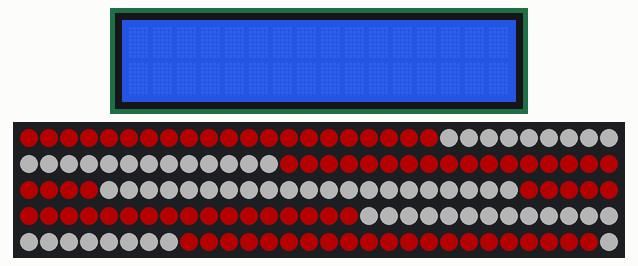
Recording of a sketch running on a simulated Arduino Uno, built with avr-gcc and run on an emulated ATmega328P. Parts: 16×2 character LCD, 150 RGB LEDs in strip order, left to right, continuing on the next row. Dim RGB values are drawn brighter than linear; random numbers use the default seed unless the sketch sets one.

Above: at 3.23 s.
At 7.76 s:
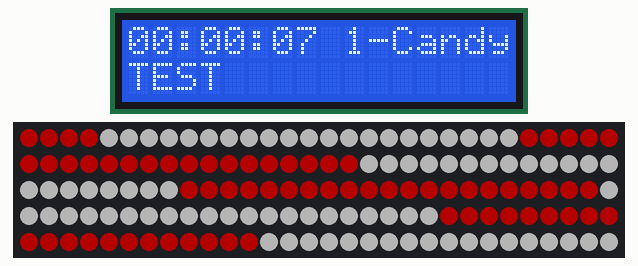
At 12.3 s:
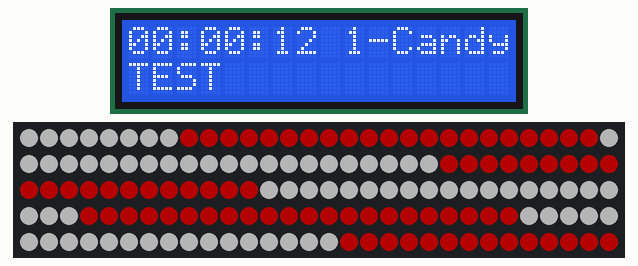
At 21.38 s:
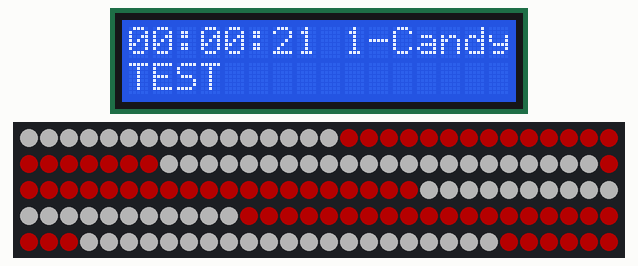
At 30.46 s:
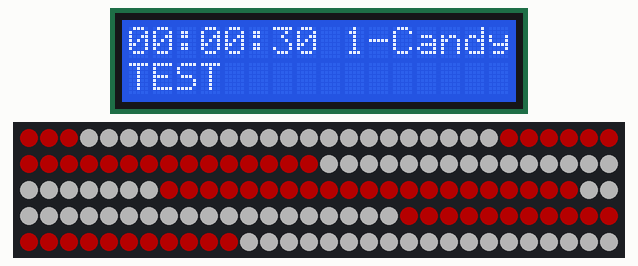
At 39.84 s:
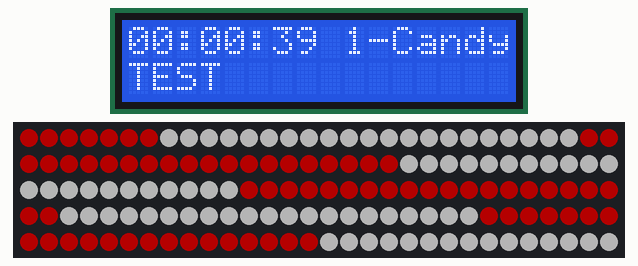

The sketch:

winterWindow.ino
```cpp
// ------------------------------------------------------------------------------------------------------------------------
// https://randomnerdtutorials.com/guide-for-ws2812b-addressable-rgb-led-strip-with-arduino/
// http://fastled.io/
// ------------------------------------------------------------------------------------------------------------------------
#include <FastLED.h>
#include <LiquidCrystal.h>

// ========================================================================================================================
// GLOBAL
// ========================================================================================================================
// Global variables
TBlendType    currentBlending;
CRGBPalette16 currentPalette;
String        currentPaletteName;
int           currentPalettePointer = 0;

String PALETTE_GLOW      = "Glow";
String PALETTE_CANDYCANE = "Candy Cane";
String PALETTE_COLORFUL  = "Colorful";
String PALETTE_HOLIDAY   = "Holiday";
String PALETTE_CHASE     = "Chase";
String PALETTE_SPARKLES  = "Sparkles";

// ========================================================================================================================
// INITIALIZE HARDWARE
// ========================================================================================================================

// ------------------------------------------------------------------------------------------------------------------------
// INIT : WS2812B Multi-Color Strip
// ------------------------------------------------------------------------------------------------------------------------
// Wire configuration
// -[GND] Connects to ground
// -[DI]  (LED PIN) Add a 220 or 470 Ohm resistor between the Arduino digital output pin and the strip data input pin to
//        reduce noise on that line.
// -[5V]  Connects to a +5V power supply
// ------------------------------------------------------------------------------------------------------------------------
#define UPDATES_PER_SECOND 100
#define NUM_LEDS           150
CRGB leds[NUM_LEDS];
#define BRIGHTNESS         64
#define LED_TYPE           WS2812B
#define COLOR_ORDER        GRB

// Pin assignments
#define FAST_LED_PIN        2

// ------------------------------------------------------------------------------------------------------------------------
// INIT : LCD1602 LCD Screen
// ------------------------------------------------------------------------------------------------------------------------
// -[VSS]   Connects to ground                 Powers the LCDs
// -[VDD]   Connects to a +5V power supply     Powers the LCDs
// -[VO]    Connects to a (10k) Potentiometer  Adjusts the contrast of LCD1602
// -[RS]    (see below)                        (LCD_REGISTER_SELECT) A register select pin that controls where in the LCD’s
//                                             memory you are writing data to. You can select either the data register,
//                                             which holds what goes on the screen, or an instruction register, which is
//                                             where the LCD’s controller looks for instructions on what to do next.
// -[R/W]   Connects to ground                 A Read/Write pin that selects reading mode or writing mode
// -[E]     (see below)                        (LCD_ENABLING_PIN) An enabling pin that, when supplied with low-level energy,
//                                             causes the LDC module to execute relevant instructions.
// -[D0-D7] (see below)                        Pins that read and write data
// -[A]     Connects to a +5V power supply     Powers the LCD backlight
// -[K]     Connects to ground                 Powers the LCD backlight
// ------------------------------------------------------------------------------------------------------------------------
#define LCD_COLUMNS         16
#define LCD_ROWS            2

// Pin assignments
#define LCD_REGISTER_SELECT 7
#define LCD_ENABLING_PIN    8
#define LCD_D4              9
#define LCD_D5              10
#define LCD_D6              11
#define LCD_D7              12

LiquidCrystal lcd(LCD_REGISTER_SELECT, LCD_ENABLING_PIN, LCD_D4, LCD_D5, LCD_D6, LCD_D7);

// ========================================================================================================================
// MAIN
// ========================================================================================================================

// ------------------------------------------------------------------------------------------------------------------------
// setup
// ------------------------------------------------------------------------------------------------------------------------
void setup()
{
  delay( 3000 ); // power-up safety delay

  // Setup WS2812B Strip
  FastLED.addLeds<LED_TYPE, FAST_LED_PIN, COLOR_ORDER>(leds, NUM_LEDS).setCorrection( TypicalLEDStrip );
  FastLED.setBrightness(  BRIGHTNESS );

  // Setup LCD Screen
  lcd.begin(LCD_COLUMNS, LCD_ROWS);
}

// ------------------------------------------------------------------------------------------------------------------------
// loop
// ------------------------------------------------------------------------------------------------------------------------
void loop()
{
  String paletteOutput = PalettePicker();

  static uint8_t startIndex = 0;
  startIndex = startIndex + 1;
  FillLEDsFromPaletteColors( startIndex);

  FastLED.show();
  FastLED.delay(1000 / UPDATES_PER_SECOND);

  String secondRow = "TEST";
  OutputLCD(paletteOutput, secondRow);
}

// ========================================================================================================================
// FUNCTIONS
// ========================================================================================================================

// ------------------------------------------------------------------------------------------------------------------------
// FillLEDsFromPaletteColors
// ------------------------------------------------------------------------------------------------------------------------
void FillLEDsFromPaletteColors( uint8_t colorIndex)
{
  uint8_t brightness = 255;

  for( int i = 0; i < NUM_LEDS; i++) {
    leds[i] = ColorFromPalette( currentPalette, colorIndex, brightness, currentBlending);
    colorIndex += 3;
  }
}

// ------------------------------------------------------------------------------------------------------------------------
// PalettePicker
// ------------------------------------------------------------------------------------------------------------------------
String PalettePicker()
{
  uint8_t paletteArrayLength = 6;

  unsigned long totalSeconds = millis() / 1000;
  unsigned long seconds = totalSeconds % 60;

  unsigned long totalMinutes = ( totalSeconds / 60 );
  unsigned long minutes = totalMinutes % 60;

  unsigned long totalHours = ( totalMinutes / 60 );

  unsigned long pointer = ( totalMinutes / 15 ) % ( paletteArrayLength);

  unsigned long i = 0;
  if( pointer == i++) { currentBlending = NOBLEND;     GetPalette(PALETTE_CANDYCANE); }
  if( pointer == i++) { currentBlending = NOBLEND;     GetPalette(PALETTE_GLOW); }
  if( pointer == i++) { currentBlending = NOBLEND;     GetPalette(PALETTE_COLORFUL); }
  if( pointer == i++) { currentBlending = LINEARBLEND; GetPalette(PALETTE_SPARKLES); }
  if( pointer == i++) { currentBlending = NOBLEND;     GetPalette(PALETTE_HOLIDAY); }
  if( pointer == i++) { currentBlending = LINEARBLEND; GetPalette(PALETTE_CHASE); }

  String displayHours = "";
  if(totalHours < 10)
  {
    displayHours = "0" + String(totalHours);
  }
  else
  {
    displayHours = String(totalHours);
  }

  String displayMinutes = "";
  if(minutes < 10)
  {
    displayMinutes = "0" + String(minutes);
  }
  else
  {
    displayMinutes = String(minutes);
  }

  String displaySeconds = "";
  if(seconds < 10)
  {
    displaySeconds = "0" + String(seconds);
  }
  else
  {
    displaySeconds = String(seconds);
  }

  String displayTime = displayHours + ":" + displayMinutes + ":" + displaySeconds;
  String displayPalette = String(pointer + 1) + "-" + currentPaletteName;

  return displayTime + " " + displayPalette;
}

// ------------------------------------------------------------------------------------------------------------------------
// OutputLCD
// ------------------------------------------------------------------------------------------------------------------------
void OutputLCD(String firstRow, String secondRow)
{
  lcd.clear();

  lcd.setCursor(0, 0);
  lcd.print(firstRow);

  lcd.setCursor(0, 1);
  lcd.print(secondRow);
}

// ========================================================================================================================
// PALETTE FUNCTIONS
// ========================================================================================================================

// ------------------------------------------------------------------------------------------------------------------------
// GetPalette
// ------------------------------------------------------------------------------------------------------------------------
void GetPalette(String paletteName)
{
  if( paletteName == PALETTE_HOLIDAY)
  {
    SetupHolidayPalette();
  }
  else if( paletteName == PALETTE_SPARKLES)
  {
    SetupSparklesPalette();
  }
  else if( paletteName == PALETTE_CHASE)
  {
    SetupChasePalette();
  }
  else if( paletteName == PALETTE_COLORFUL)
  {
    SetupColorfulPalette();
    return paletteName;
  }
  else if( paletteName == PALETTE_CANDYCANE)
  {
    SetupCandyCanePalette();
  }
  else if( paletteName == PALETTE_GLOW)
  {
    SetupGlowPalette();
  }
  else
  {
    paletteName = "UNKNOWN";
  }

  currentPaletteName = paletteName;
}

// ------------------------------------------------------------------------------------------------------------------------
// SetupHolidayPalette
// ------------------------------------------------------------------------------------------------------------------------
void SetupHolidayPalette()
{
  CRGB c_red___ = CHSV( HUE_RED, 255, 255);
  CRGB c_green_ = CHSV( HUE_GREEN, 255, 255);

  currentPalette = CRGBPalette16(
    c_red___, c_red___, c_red___, c_red___,
    c_green_, c_green_, c_green_, c_green_,
    c_red___, c_red___, c_red___, c_red___,
    c_green_, c_green_, c_green_, c_green_
  );
}

// ------------------------------------------------------------------------------------------------------------------------
// SetupCandyCanePalette
// ------------------------------------------------------------------------------------------------------------------------
void SetupCandyCanePalette()
{
  CRGB c_red___ = CRGB( 255,   0,   0);
  CRGB c_white_ = CRGB( 255, 255, 255);

  currentPalette = CRGBPalette16(
    c_red___, c_red___, c_red___, c_red___,
    c_white_, c_white_, c_white_, c_white_,
    c_red___, c_red___, c_red___, c_red___,
    c_white_, c_white_, c_white_, c_white_
  );
}

// ------------------------------------------------------------------------------------------------------------------------
// SetupColorfulPalette
// ------------------------------------------------------------------------------------------------------------------------
void SetupColorfulPalette()
{
  CRGB c_red___ = CHSV( HUE_RED, 255, 255);
  CRGB c_blue__ = CHSV( HUE_BLUE, 255, 255);
  CRGB c_yellow = CHSV( HUE_YELLOW, 255, 255);
  CRGB c_green_ = CHSV( HUE_GREEN, 255, 255);
  CRGB c_orange = CHSV( HUE_ORANGE, 255, 255);

  currentPalette = CRGBPalette16(
    c_red___, c_blue__, c_yellow, c_green_,
    c_orange, c_red___, c_blue__, c_yellow,
    c_green_, c_orange, c_red___, c_blue__,
    c_yellow, c_green_, c_red___, c_blue__
  );
}

// ------------------------------------------------------------------------------------------------------------------------
// SetupSparklesPalette
// ------------------------------------------------------------------------------------------------------------------------
void SetupSparklesPalette()
{
  CRGB bright = CRGB(255, 255, 0);
  CRGB medium = CRGB(253, 184, 19);

  for( int i = 0; i < 16; i++) {
    int val = random8() % 2;
    if(val == 0)
    {
      currentPalette[i] = bright;
    }
    else
    {
      currentPalette[i] = medium;
    }
  }
}

// ------------------------------------------------------------------------------------------------------------------------
// SetupChasePalette
// ------------------------------------------------------------------------------------------------------------------------
void SetupChasePalette()
{
  int r = 0;
  int g = 0;
  int b = 0;

  int cnt = 256 / 4;

  CRGB c_0 = CRGB( r, g, b); r = r + cnt - 1; g = g + cnt - 1; b = b + cnt - 1;
  CRGB c_1 = CRGB( r, g, b); r = r + cnt - 1; g = g + cnt - 1; b = b + cnt - 1;
  CRGB c_2 = CRGB( r, g, b); r = r + cnt - 1; g = g + cnt - 1; b = b + cnt - 1;
  CRGB c_3 = CRGB( r, g, b); r = r + cnt - 1; g = g + cnt - 1; b = b + cnt - 1;

  currentPalette = CRGBPalette16(
    c_3, c_0, c_0, c_0,
    c_0, c_0, c_0, c_0,
    c_1, c_0, c_0, c_0,
    c_0, c_0, c_0, c_0
  );
}

// ------------------------------------------------------------------------------------------------------------------------
// SetupGlowPalette
// ------------------------------------------------------------------------------------------------------------------------
void SetupGlowPalette()
{
  int r = 0;
  int g = 0;
  int b = 0;

  int cnt = 256 / 4;

  CRGB c_0 = CRGB( 253, 184,  19);
  CRGB c_1 = CRGB( 255, 222,   0);
  CRGB c_9 = CRGB( 255, 255, 255);

  currentPalette = CRGBPalette16(
    c_1, c_0, c_1, c_0,
    c_1, c_0, c_1, c_0,
    c_1, c_0, c_1, c_0,
    c_1, c_0, c_1, c_0
  );
}

//EOL
```
